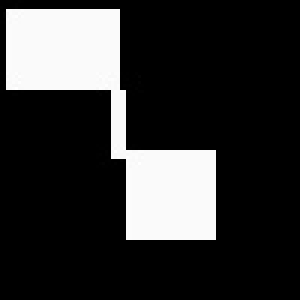
#> input picture week_9/SampleImages/SampleImages/two_connected_cells.jpg, 100 x 100 px (shown 3 times larger)
$ python test.py
#> lines starting #> are read from the running program, lines starting #| are printed output that depends on the picture

# removing the redundant line between fake cells
import cv2
from pandas import np

from week_9.kernels import h_line_ker_10x10

# # Erosion
two_cells_img = cv2.imread('SampleImages/SampleImages/two_connected_cells.jpg', 0)
#> two_cells_img is the input picture: shape (100, 100); min 0, max 255, mean 51
erosion_kernel = h_line_ker_10x10
fixed_img = cv2.erode(two_cells_img, erosion_kernel, iterations=1)
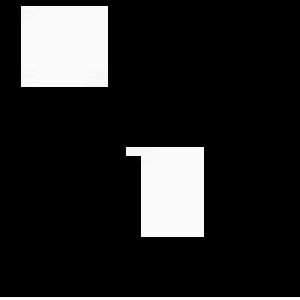
#> fixed_img: shape (100, 100) (shown 3 times larger); min 0, max 255, mean 38.2
cv2.imshow("erosion", erosion_kernel)
cv2.imshow("original", two_cells_img)
cv2.imshow("fixed", fixed_img)
cv2.waitKey(0)


# [10 lines of commented-out code are left out]

$ run again, with week_9/SampleImages/SampleImages/cells.jpg copied over week_9/SampleImages/SampleImages/two_connected_cells.jpg
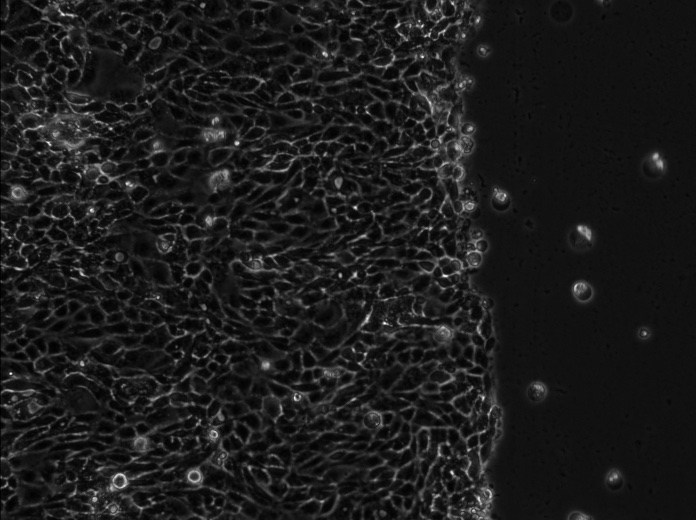
#> input picture week_9/SampleImages/SampleImages/cells.jpg, 696 x 520 px
#> two_cells_img is the input picture: shape (520, 696); min 0, max 255, mean 27.8
#> `fixed_img = cv2.erode(two_cells_img, erosion_kernel, iterations=1)`:
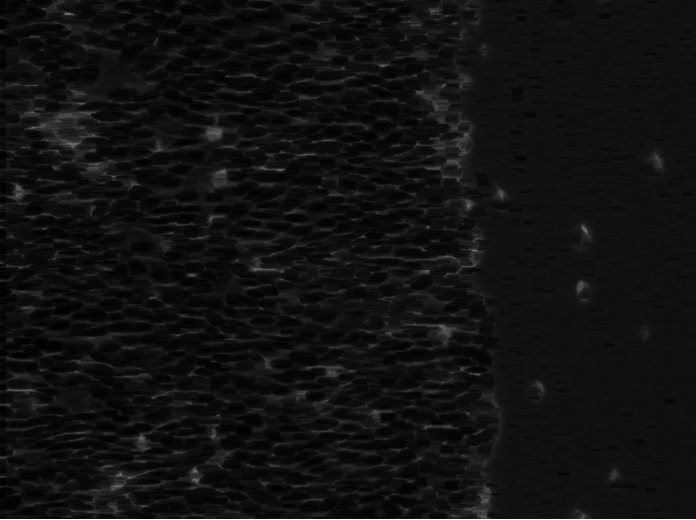
#> fixed_img: shape (520, 696); min 0, max 255, mean 16.8
